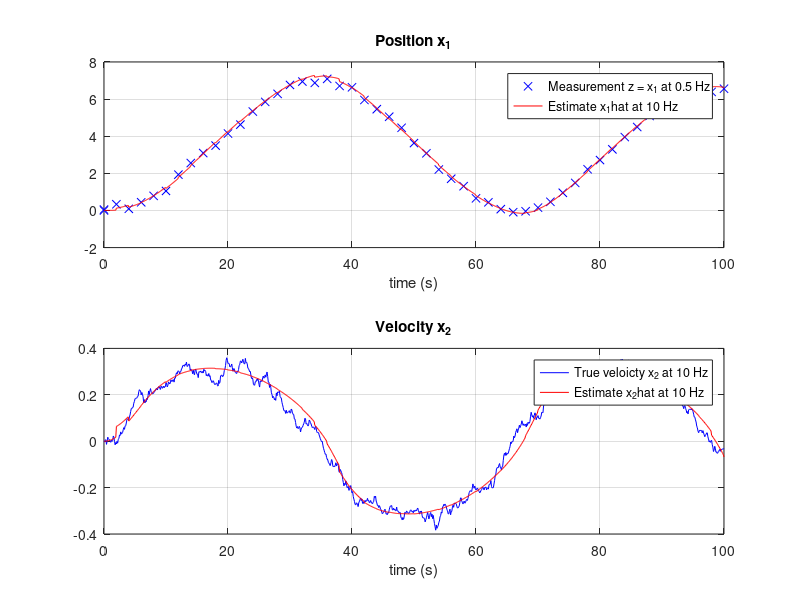

Write MATLAB code to recreate this figure.
% ExEKF Discrete-time extended Kalman filter (EKF) implementation demonstrating
% how the "predictor-corrector representation" can be applied to the
% following nonlinear model:
% 
%   dx1/dt = x2
%   dx2/dt = a * x2 * abs(x2) + b * u + white noise
%        y = x1 + white noise
%
% The position measurement frequency f_pos [Hz] can be chosen smaller or
% equal to the  sampling frequency f_samp [Hz]. The ratio between the 
% frequencies must be an integer:
%
%      N_integer = f_samp/f_pos >= 1 
%
% Author:    Thor I. Fossen
% Date:      17 October 2018
% Revisions: 

%% USER INPUTS
f_samp = 10;    % sampling frequency [Hz]
f_pos = 0.5;    % GNSS position measurement frequency [Hz]

N_integer = f_samp/f_pos;
if ( mod(N_integer,1) ~= 0 || N_integer < 1 )
    error("f_samp = N_integer * f_pos is not specified such that N_integer >= 1"); 
end

% simulation parameters
N  = 1000;		  % no. of iterations

h  = 1/f_samp; 	  % sampling time: h  = 1/f_samp (s) 
h_pos = 1/f_pos;

% model parameters 
%   dx1/dt = x2
%   dx2/dt = a * x2 * abs(x2) + b * u + white noise
a  = -1;              
b  = 1;
e  = 1;

% initial values for x and u
x = [0 0]';	        
u = 0;

% initialization of Kalman filter
x_prd = [0 0]';        
P_prd = diag([1 1]);
Q = 1;
R = 10;

N_integer = f_samp/f_pos;
if ( mod(N_integer,1) ~= 0 || N_integer < 1 )
    error("f_samp = N_integer * f_pos is not specified such that N_integer >= 1"); 
end

%% MAIN LOOP
simdata = zeros(N+1,7);                    % table for simulation data
posdata = [0 x_prd(1)];                    % table for position measurements

for i=1:N+1
   t = (i-1) * h;                          % time (s)             

   % Plant
   u = 0.1 * sin(0.1*t);                   % input
   w = 0.1 * randn(1);                     % process noise
   f = [ x(2)
         a*x(2)*abs(x(2)) + b*u];
   E = [0 e]';
   x_dot = f + E * w;                      % dx/dt = f + E * w
   
   % Discrete-time linearized matrices: PHI = I + h * A and GAMMA = h * B 
   % where A = df/dx is linearized about x = x_prd
   PHI   = [ 1   h
             0  1 + h*2*a*abs(x_prd(2)) ];   
   GAMMA = h * E;    
   
   % measurements are slower than the sampling time
   if mod( t, h_pos ) == 0
       z = x(1) + 0.1 * randn(1);  
       posdata = [posdata; t z];    % store measurement in a table
       H     = [1 0];               
   else
       H     = [0 0];               % no measurement
   end
    
   % KF gain      
   K = P_prd * H' * inv( H * P_prd * H' + R );
        
   % corrector   
   IKH = eye(2) - K*H;
   P_hat = IKH * P_prd * IKH' + K * R * K';
   eps = z - H * x_prd;
   x_hat = x_prd + K * eps;   
   
   % store simulation data in a table   
   simdata(i,:) = [t x' x_hat' P_hat(1,1) P_hat(2,2) ];    

   % discrete-time extended KF-model
   f_hat = [ x_hat(2)
             a * x_hat(2) * abs(x_hat(2)) + b * u ];
   f_k   = x_hat + h * f_hat;
      
   % Predictor (k+1)  
   x_prd = f_k;
   P_prd = PHI * P_hat * PHI' + GAMMA * Q * GAMMA';
   
   % Euler integration (k+1)
   x = x + h * x_dot;
end

%% PLOTS
t     = simdata(:,1); 
x     = simdata(:,2:3); 
x_hat = simdata(:,4:5); 
X_hat = simdata(:,6:7);

t_pos = posdata(:,1);
z_pos = posdata(:,2);

clf
figure(gcf)

subplot(211),plot(t_pos,z_pos,'xb',t,x_hat(:,1),'r')
xlabel('time (s)'),title('Position x_1'),grid
legend(['Measurement z = x_1 at ', num2str(f_pos), ' Hz'],...
    ['Estimate x_1hat at ', num2str(f_samp), ' Hz']);

subplot(212),plot(t,x(:,2),'b',t,x_hat(:,2),'r')
xlabel('time (s)'),title('Velocity x_2'),grid
legend(['True veloicty x_2 at ', num2str(f_samp), ' Hz'],...
    ['Estimate x_2hat at ', num2str(f_samp), ' Hz']);
